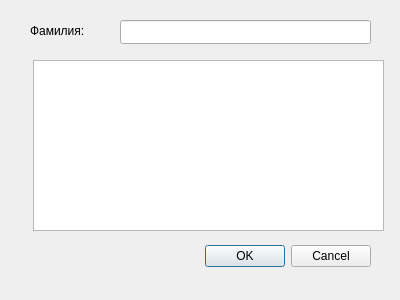
<?xml version="1.0" encoding="UTF-8"?>
<ui version="4.0">
 <class>surnameDialog</class>
 <widget class="QDialog" name="surnameDialog">
  <property name="geometry">
   <rect>
    <x>0</x>
    <y>0</y>
    <width>400</width>
    <height>300</height>
   </rect>
  </property>
  <property name="windowTitle">
   <string>Dialog</string>
  </property>
  <widget class="QDialogButtonBox" name="buttonBox">
   <property name="geometry">
    <rect>
     <x>30</x>
     <y>240</y>
     <width>341</width>
     <height>32</height>
    </rect>
   </property>
   <property name="orientation">
    <enum>Qt::Horizontal</enum>
   </property>
   <property name="standardButtons">
    <set>QDialogButtonBox::Cancel|QDialogButtonBox::Ok</set>
   </property>
  </widget>
  <widget class="QLineEdit" name="lineEdit">
   <property name="geometry">
    <rect>
     <x>120</x>
     <y>20</y>
     <width>251</width>
     <height>24</height>
    </rect>
   </property>
  </widget>
  <widget class="QLabel" name="label">
   <property name="geometry">
    <rect>
     <x>30</x>
     <y>20</y>
     <width>61</width>
     <height>21</height>
    </rect>
   </property>
   <property name="text">
    <string>Фамилия:</string>
   </property>
  </widget>
  <widget class="QTextEdit" name="textEdit">
   <property name="geometry">
    <rect>
     <x>33</x>
     <y>60</y>
     <width>351</width>
     <height>171</height>
    </rect>
   </property>
  </widget>
 </widget>
 <resources/>
 <connections>
  <connection>
   <sender>buttonBox</sender>
   <signal>accepted()</signal>
   <receiver>surnameDialog</receiver>
   <slot>accept()</slot>
   <hints>
    <hint type="sourcelabel">
     <x>248</x>
     <y>254</y>
    </hint>
    <hint type="destinationlabel">
     <x>157</x>
     <y>274</y>
    </hint>
   </hints>
  </connection>
  <connection>
   <sender>buttonBox</sender>
   <signal>rejected()</signal>
   <receiver>surnameDialog</receiver>
   <slot>reject()</slot>
   <hints>
    <hint type="sourcelabel">
     <x>316</x>
     <y>260</y>
    </hint>
    <hint type="destinationlabel">
     <x>286</x>
     <y>274</y>
    </hint>
   </hints>
  </connection>
 </connections>
</ui>
